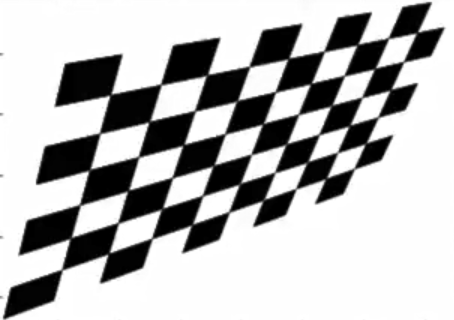
#> input picture On Img/chess.png, 454 x 320 px
$ python 'Corner Detection.py'
#> lines starting #> are read from the running program, lines starting #| are printed output that depends on the picture; after the words box and inside, x2 and y2 are one past the last pixel; in counts of white or black regions, pixels touching at a corner belong together
import cv2
import numpy as np
import matplotlib.pyplot as plt

image= cv2.imread('chess.png')
#> image is the input picture: shape (320, 454, 3); min 0, max 255, mean 184.2
image_copy= np.copy(image)
gray= cv2.cvtColor(image_copy, cv2.COLOR_BGR2GRAY)


gray= np.float32(gray)
dst= cv2.cornerHarris(gray, 2, 3, 0.04)
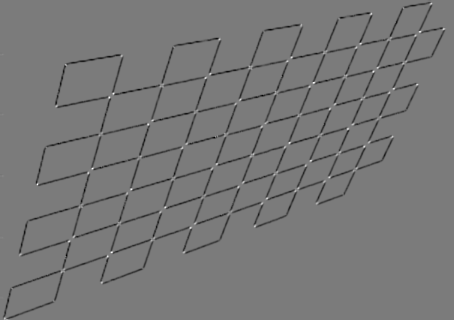
#> dst: shape (320, 454) float32; min -39682440, max 42080444, mean -1105041.8; drawn with min black and max white
# [4 lines of commented-out code are left out]
dst_dilate= cv2.dilate(dst, None)
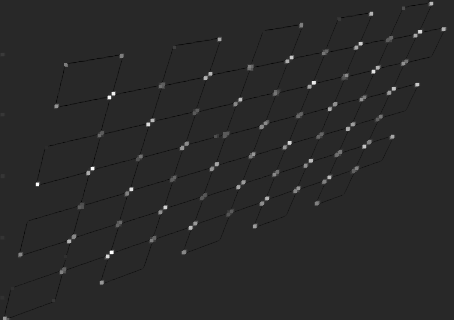
#> dst_dilate: shape (320, 454) float32; min -7980735, max 42080444, mean 190780.2; drawn with min black and max white
# [4 lines of commented-out code are left out]


gray_copy= np.copy(gray)
thresh= 0.001* dst_dilate.max()
#> thresh = 42080.4
for i in range (0, gray_copy.shape[0]):
    for j in range (0, gray_copy.shape[1]):
        if (dst_dilate[i, j]> thresh):
            image_copy[i, j]=[255, 100, 0]
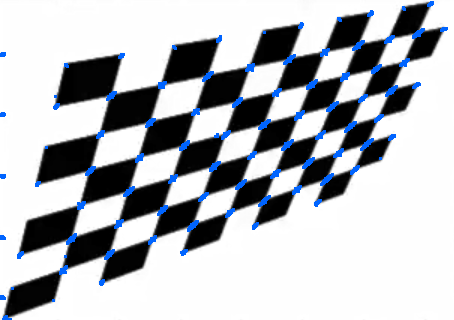
#> image_copy: shape (320, 454, 3); 3% of pixels changed, all inside (x1, y1, x2, y2) = (0, 1, 448, 320)

plt.imshow(image_copy)
plt.show()

$ run again, with On Img/hand.png copied over On Img/chess.png
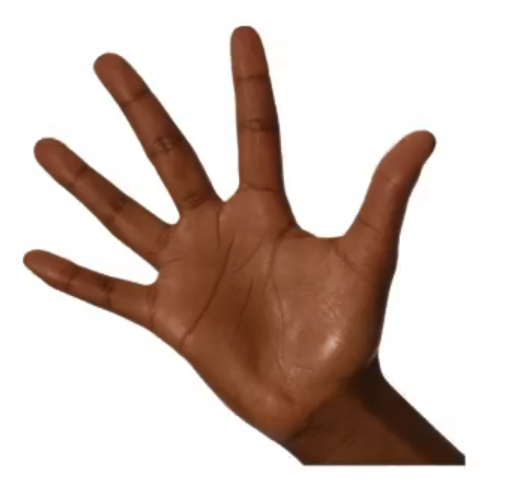
#> input picture On Img/hand.png, 517 x 504 px
#> image is the input picture: shape (504, 517, 3); mean B, G, R 187.4, 195, 210.6
#> `dst= cv2.cornerHarris(gray, 2, 3, 0.04)`:
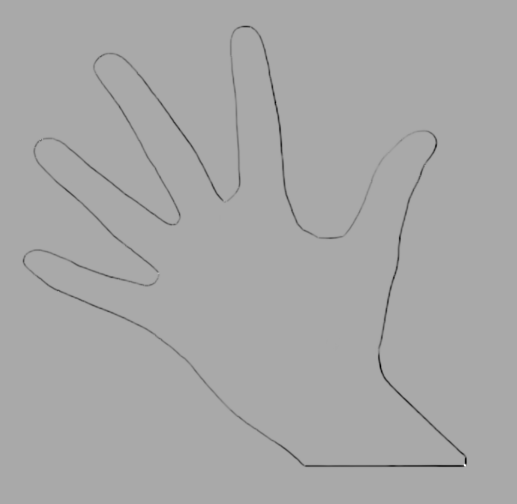
#> dst: shape (504, 517) float32; min -21320248, max 10838670, mean -139946.9; drawn with min black and max white
#> thresh = 10838.7
#> after the loop `for i in range (0, gray_copy.shape[0]):`:
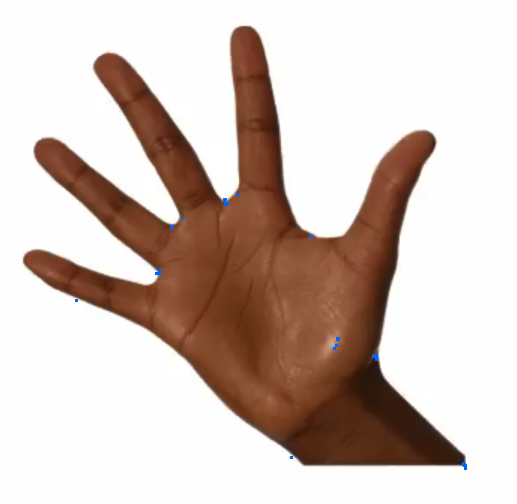
#> image_copy: shape (504, 517, 3); 0.08% of pixels changed, all inside (x1, y1, x2, y2) = (75, 193, 467, 470)
